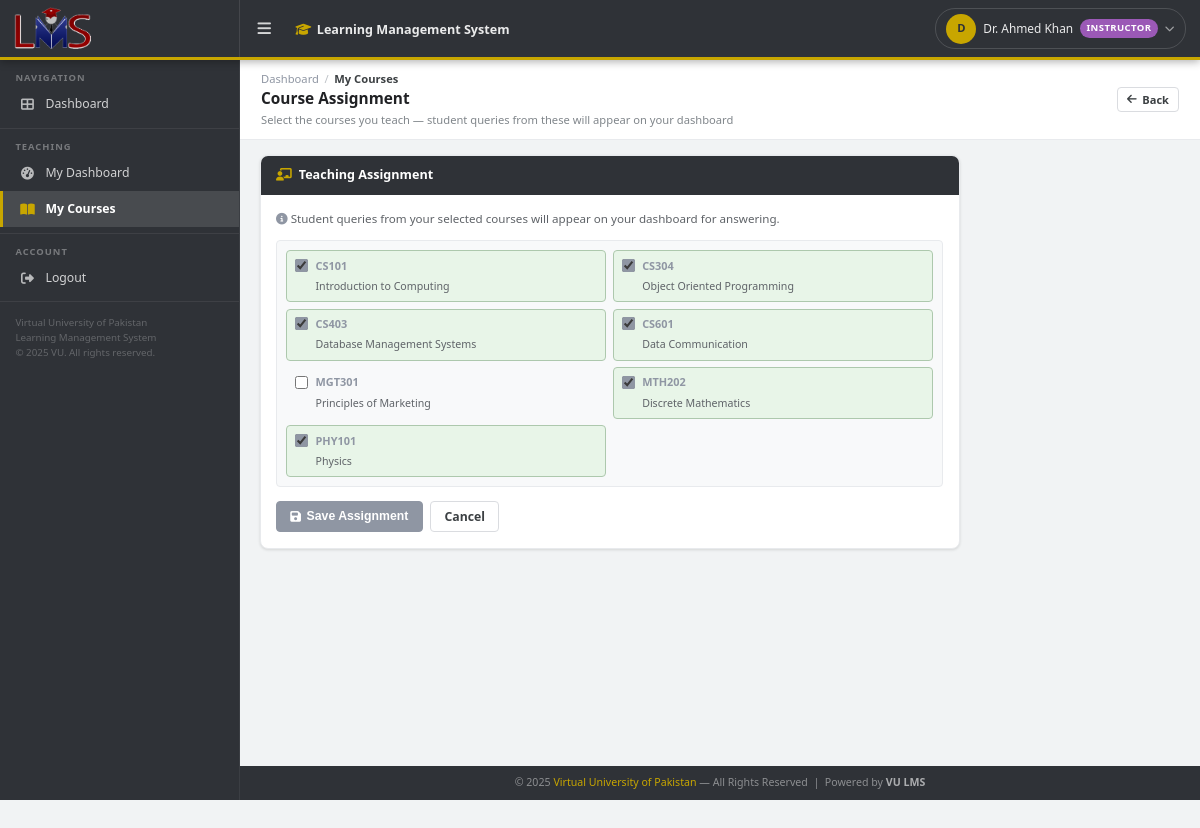
The page /instructor/courses (signed in) on the database its author committed.
### tables this page shows
CREATE TABLE courses (
    id          INTEGER PRIMARY KEY AUTOINCREMENT,
    code        TEXT NOT NULL UNIQUE,
    title       TEXT NOT NULL
);

### app/routes.py (the view, shortened to what this page needs)
@bp.route('/instructor/courses', methods=['GET', 'POST'])
@role_required('instructor')
def instructor_courses():
    uid = session['user_id']
    all_courses = get_all_courses()
    my_courses = get_user_courses(uid)
    my_course_ids = [c['id'] for c in my_courses]
    return render_template('instructor_courses.html',
                           all_courses=all_courses, my_course_ids=my_course_ids)

### app/database.py (called while the page is built)
def get_db():
    if 'db' not in g:
        g.db = sqlite3.connect(DB_PATH, detect_types=sqlite3.PARSE_DECLTYPES)
        g.db.row_factory = sqlite3.Row
        g.db.execute("PRAGMA foreign_keys = ON")
    return g.db

def get_all_courses():
    return get_db().execute("SELECT * FROM courses ORDER BY code").fetchall()

def get_user_courses(uid):
    return get_db().execute("""
        SELECT c.* FROM courses c
        JOIN enrollments e ON e.course_id = c.id
        WHERE e.user_id = ? ORDER BY c.code
    """, (uid,)).fetchall()

### app/routes.py (called while the page is built)
def role_required(*roles):
    def decorator(f):
        @wraps(f)
        def wrapper(*args, **kwargs):
            if 'user_id' not in session:
                return redirect(url_for('main.login'))
            if session.get('role') not in roles:
                flash('Access denied.', 'danger')
                return redirect(url_for('main.dashboard'))
            return f(*args, **kwargs)
        return wrapper
    return decorator

### app/templates/instructor_courses.html (shortened to what this page needs)
{% extends 'base.html' %}
{% block content_header %}
<div class="content-header">
  <div>
    <div class="breadcrumb"><a href="{{ url_for('main.instructor_dashboard') }}">Dashboard</a><span class="sep">/</span><span class="current">My Courses</span></div>
    <div class="page-title">Course Assignment</div>
    <div class="page-subtitle">Select the courses you teach — student queries from these will appear on your dashboard</div>
  </div>
  <a href="{{ url_for('main.instructor_dashboard') }}" class="btn-secondary btn-sm"><i class="fas fa-arrow-left"></i> Back</a>
</div>
{% endblock %}
{% block content %}
<div class="card form-card">
  <div class="card-header"><h3><i class="fas fa-chalkboard-teacher"></i> Teaching Assignment</h3></div>
  <div class="card-body">
    <form method="POST" action="{{ url_for('main.instructor_courses') }}">
      <p style="font-size:.83rem;color:var(--gray-600);margin-bottom:.9rem">
        <i class="fas fa-info-circle" style="color:var(--vu-green)"></i>
        Student queries from your selected courses will appear on your dashboard for answering.
      </p>
      <div class="course-check-grid" style="max-height:none">
        {% for c in all_courses %}
        <label class="course-check-item">
          <input type="checkbox" name="courses" value="{{ c.id }}" {% if c.id in my_course_ids %}checked{% endif %}/>
          <div class="ccheck-text">
            <span class="ccheck-code">{{ c.code }}</span>
            <span class="ccheck-title">{{ c.title }}</span>
          </div>
        </label>
        {% endfor %}
      </div>
      <div class="form-actions" style="margin-top:1rem">
        <button type="submit" class="btn-primary"><i class="fas fa-save"></i> Save Assignment</button>
        <a href="{{ url_for('main.instructor_dashboard') }}" class="btn-secondary">Cancel</a>
      </div>
    </form>
  </div>
</div>
{% endblock %}

### app/templates/base.html (shortened to what this page needs)
<!DOCTYPE html>
<html lang="en">
<head>
<link rel="stylesheet" href="{{ url_for('static', filename='css/main.css') }}"/>
<link rel="stylesheet" href="https://cdnjs.cloudflare.com/ajax/libs/font-awesome/6.5.0/css/all.min.css"/>
</head>
<body>
{% if session.user_id %}
<header class="topbar">
  <div class="topbar-brand">
    <img src="{{ url_for('static', filename='img/vu_logo.png') }}" alt="Virtual University of Pakistan"/>
  </div>
  <button class="topbar-toggle" onclick="toggleSidebar()" title="Toggle Menu">
    <i class="fas fa-bars"></i>
  </button>
  <div class="topbar-center">
    <span class="topbar-title"><i class="fas fa-graduation-cap" style="color:var(--vu-gold);margin-right:.4rem"></i>Learning Management System</span>
  </div>
  <div class="topbar-right">
    <div class="user-dropdown" onclick="toggleDropdown()" id="userDropdown">
      <div class="user-avatar">{{ session.full_name[0]|upper }}</div>
      <span style="max-width:130px;overflow:hidden;text-overflow:ellipsis;white-space:nowrap">{{ session.full_name }}</span>
      <span class="tb-role-badge role-{{ session.role }}">{{ session.role|capitalize }}</span>
      <i class="fas fa-chevron-down" style="font-size:.7rem;opacity:.6"></i>
    </div>
  </div>
</header>
<aside class="sidebar" id="sidebar">
  <div class="sidebar-section">
    <span class="sidebar-section-label">Navigation</span>
    <a href="{{ url_for('main.dashboard') }}" class="sidebar-link {% if request.endpoint == 'main.dashboard' %}active{% endif %}">
      <i class="fas fa-th-large"></i> Dashboard
    </a>
  </div>
  {% if session.role == 'student' %}
  <div class="sidebar-section">
    <span class="sidebar-section-label">My Learning</span>
    <a href="{{ url_for('main.student_dashboard') }}" class="sidebar-link {% if request.endpoint == 'main.student_dashboard' %}active{% endif %}">
      <i class="fas fa-tachometer-alt"></i> My Dashboard
    </a>
    <a href="{{ url_for('main.student_courses') }}" class="sidebar-link {% if request.endpoint == 'main.student_courses' %}active{% endif %}">
      <i class="fas fa-book-open"></i> My Courses
    </a>
    <a href="{{ url_for('main.new_query') }}" class="sidebar-link {% if request.endpoint == 'main.new_query' %}active{% endif %}">
      <i class="fas fa-question-circle"></i> Submit Query
    </a>
  </div>
  {% elif session.role == 'instructor' %}
  <div class="sidebar-section">
    <span class="sidebar-section-label">Teaching</span>
    <a href="{{ url_for('main.instructor_dashboard') }}" class="sidebar-link {% if request.endpoint == 'main.instructor_dashboard' %}active{% endif %}">
      <i class="fas fa-tachometer-alt"></i> My Dashboard
    </a>
    <a href="{{ url_for('main.instructor_courses') }}" class="sidebar-link {% if request.endpoint == 'main.instructor_courses' %}active{% endif %}">
      <i class="fas fa-book-open"></i> My Courses
    </a>
  </div>
  {% endif %}
  <div class="sidebar-section">
    <span class="sidebar-section-label">Account</span>
    <a href="{{ url_for('main.logout') }}" class="sidebar-link">
      <i class="fas fa-sign-out-alt"></i> Logout
    </a>
  </div>
  <div style="padding:1rem 1.1rem;margin-top:auto">
    <div style="font-size:.7rem;color:rgba(255,255,255,.25);line-height:1.5">
      Virtual University of Pakistan<br/>
      Learning Management System<br/>
      &copy; {{ 2025 }} VU. All rights reserved.
    </div>
  </div>
</aside>
<div class="main-content" id="mainContent">
  {% block content_header %}{% endblock %}
  <div class="content-body">
    {% block content %}{% endblock %}
  </div>
  <footer class="lms-footer">
    &copy; {{ 2025 }} <a href="#">Virtual University of Pakistan</a> — All Rights Reserved &nbsp;|&nbsp;
    Powered by <strong style="color:rgba(255,255,255,.6)">VU LMS</strong>
  </footer>
</div>
{% else %}
{% block auth_content %}{% endblock %}
{% endif %}
</body>
</html>

### rows shown on the page
courses: courses "☑", code "CS101", title "Introduction to Computing"
courses: courses "☑", code "CS304", title "Object Oriented Programming"
courses: courses "☑", code "CS403", title "Database Management Systems"
courses: courses "☑", code "CS601", title "Data Communication"
courses: code "MGT301", title "Principles of Marketing"
courses: courses "☑", code "MTH202", title "Discrete Mathematics"
courses: courses "☑", code "PHY101", title "Physics"

### other values the page prints
{{ session.full_name[0]|upper }} "D"
{{ session.full_name }} "Dr. Ahmed Khan"
{{ session.role|capitalize }} "INSTRUCTOR"
{{ 2025 }} "2025"
